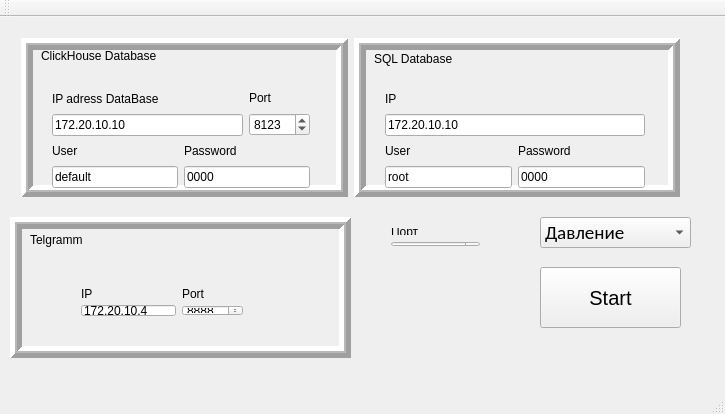
<?xml version="1.0" encoding="UTF-8"?>
<ui version="4.0">
 <class>MainWindow</class>
 <widget class="QMainWindow" name="MainWindow">
  <property name="geometry">
   <rect>
    <x>0</x>
    <y>0</y>
    <width>725</width>
    <height>414</height>
   </rect>
  </property>
  <property name="windowTitle">
   <string>MainWindow</string>
  </property>
  <property name="styleSheet">
   <string notr="true"/>
  </property>
  <widget class="QWidget" name="centralWidget">
   <widget class="QPushButton" name="pushButton">
    <property name="geometry">
     <rect>
      <x>540</x>
      <y>250</y>
      <width>141</width>
      <height>61</height>
     </rect>
    </property>
    <property name="font">
     <font>
      <pointsize>15</pointsize>
     </font>
    </property>
    <property name="autoFillBackground">
     <bool>true</bool>
    </property>
    <property name="styleSheet">
     <string notr="true">background rgb(0, 85, 255)</string>
    </property>
    <property name="text">
     <string>Start</string>
    </property>
   </widget>
   <widget class="QComboBox" name="comboBox">
    <property name="geometry">
     <rect>
      <x>540</x>
      <y>200</y>
      <width>151</width>
      <height>31</height>
     </rect>
    </property>
    <property name="font">
     <font>
      <family>Calibri</family>
      <pointsize>14</pointsize>
      <weight>9</weight>
      <italic>false</italic>
      <bold>false</bold>
     </font>
    </property>
    <property name="styleSheet">
     <string notr="true">font: 75 14pt &quot;Calibri&quot;;</string>
    </property>
    <item>
     <property name="text">
      <string>Давление</string>
     </property>
    </item>
    <item>
     <property name="text">
      <string>Влажность</string>
     </property>
    </item>
    <item>
     <property name="text">
      <string>Температура помещения</string>
     </property>
    </item>
    <item>
     <property name="text">
      <string>Температура рабочей зоны</string>
     </property>
    </item>
    <item>
     <property name="text">
      <string>Уровень pH</string>
     </property>
    </item>
    <item>
     <property name="text">
      <string>Масса</string>
     </property>
    </item>
    <item>
     <property name="text">
      <string>Расход жидкости</string>
     </property>
    </item>
    <item>
     <property name="text">
      <string>Уровень СО2</string>
     </property>
    </item>
   </widget>
   <widget class="QFrame" name="frame_3">
    <property name="geometry">
     <rect>
      <x>10</x>
      <y>200</y>
      <width>341</width>
      <height>141</height>
     </rect>
    </property>
    <property name="frameShape">
     <enum>QFrame::Box</enum>
    </property>
    <property name="frameShadow">
     <enum>QFrame::Raised</enum>
    </property>
    <property name="lineWidth">
     <number>5</number>
    </property>
    <property name="midLineWidth">
     <number>2</number>
    </property>
    <widget class="QWidget" name="">
     <property name="geometry">
      <rect>
       <x>60</x>
       <y>60</y>
       <width>184</width>
       <height>50</height>
      </rect>
     </property>
     <layout class="QVBoxLayout" name="verticalLayout_5">
      <item>
       <layout class="QHBoxLayout" name="horizontalLayout">
        <item>
         <layout class="QVBoxLayout" name="verticalLayout_4">
          <item>
           <widget class="QLabel" name="label_5">
            <property name="text">
             <string>IP</string>
            </property>
           </widget>
          </item>
          <item>
           <widget class="QLineEdit" name="lineEdit_2">
            <property name="text">
             <string>172.20.10.4</string>
            </property>
           </widget>
          </item>
         </layout>
        </item>
        <item>
         <layout class="QVBoxLayout" name="verticalLayout">
          <item>
           <widget class="QLabel" name="label_6">
            <property name="text">
             <string>Port</string>
            </property>
           </widget>
          </item>
          <item>
           <widget class="QSpinBox" name="spinBox_2">
            <property name="maximum">
             <number>99999</number>
            </property>
            <property name="value">
             <number>8888</number>
            </property>
           </widget>
          </item>
         </layout>
        </item>
       </layout>
      </item>
     </layout>
    </widget>
    <widget class="QLabel" name="label_7">
     <property name="geometry">
      <rect>
       <x>20</x>
       <y>10</y>
       <width>182</width>
       <height>25</height>
      </rect>
     </property>
     <property name="text">
      <string>Telgramm</string>
     </property>
    </widget>
   </widget>
   <widget class="QWidget" name="">
    <property name="geometry">
     <rect>
      <x>10</x>
      <y>10</y>
      <width>681</width>
      <height>181</height>
     </rect>
    </property>
    <layout class="QHBoxLayout" name="horizontalLayout_5">
     <item>
      <widget class="QFrame" name="frame_2">
       <property name="frameShape">
        <enum>QFrame::Box</enum>
       </property>
       <property name="frameShadow">
        <enum>QFrame::Raised</enum>
       </property>
       <property name="lineWidth">
        <number>5</number>
       </property>
       <property name="midLineWidth">
        <number>2</number>
       </property>
       <widget class="QWidget" name="">
        <property name="geometry">
         <rect>
          <x>20</x>
          <y>40</y>
          <width>280</width>
          <height>121</height>
         </rect>
        </property>
        <layout class="QVBoxLayout" name="verticalLayout_6">
         <item>
          <layout class="QHBoxLayout" name="horizontalLayout_2">
           <item>
            <layout class="QGridLayout" name="gridLayout_2">
             <item row="0" column="0">
              <widget class="QLabel" name="label">
               <property name="text">
                <string>IP adress DataBase</string>
               </property>
              </widget>
             </item>
             <item row="1" column="0">
              <widget class="QLineEdit" name="lineEdit">
               <property name="text">
                <string>172.20.10.10</string>
               </property>
              </widget>
             </item>
            </layout>
           </item>
           <item>
            <layout class="QVBoxLayout" name="verticalLayout_2">
             <item>
              <widget class="QLabel" name="label_2">
               <property name="text">
                <string>Port</string>
               </property>
              </widget>
             </item>
             <item>
              <widget class="QSpinBox" name="spinBox">
               <property name="maximum">
                <number>99999</number>
               </property>
               <property name="value">
                <number>8123</number>
               </property>
              </widget>
             </item>
            </layout>
           </item>
          </layout>
         </item>
         <item>
          <layout class="QHBoxLayout" name="horizontalLayout_3">
           <item>
            <layout class="QVBoxLayout" name="verticalLayout_3">
             <item>
              <widget class="QLabel" name="label_3">
               <property name="text">
                <string>User</string>
               </property>
              </widget>
             </item>
             <item>
              <widget class="QLineEdit" name="lineEdit_3">
               <property name="text">
                <string>default</string>
               </property>
              </widget>
             </item>
            </layout>
           </item>
           <item>
            <layout class="QGridLayout" name="gridLayout">
             <item row="0" column="0">
              <widget class="QLabel" name="label_4">
               <property name="text">
                <string>Password</string>
               </property>
              </widget>
             </item>
             <item row="1" column="0">
              <widget class="QLineEdit" name="lineEdit_4">
               <property name="text">
                <string>0000</string>
               </property>
              </widget>
             </item>
            </layout>
           </item>
          </layout>
         </item>
        </layout>
       </widget>
       <widget class="QLabel" name="label_8">
        <property name="geometry">
         <rect>
          <x>20</x>
          <y>0</y>
          <width>278</width>
          <height>36</height>
         </rect>
        </property>
        <property name="text">
         <string>ClickHouse Database</string>
        </property>
       </widget>
      </widget>
     </item>
     <item>
      <widget class="QFrame" name="frame">
       <property name="frameShape">
        <enum>QFrame::Box</enum>
       </property>
       <property name="frameShadow">
        <enum>QFrame::Raised</enum>
       </property>
       <property name="lineWidth">
        <number>5</number>
       </property>
       <property name="midLineWidth">
        <number>2</number>
       </property>
       <widget class="QWidget" name="">
        <property name="geometry">
         <rect>
          <x>20</x>
          <y>40</y>
          <width>282</width>
          <height>121</height>
         </rect>
        </property>
        <layout class="QVBoxLayout" name="verticalLayout_11">
         <item>
          <layout class="QVBoxLayout" name="verticalLayout_10">
           <item>
            <layout class="QVBoxLayout" name="verticalLayout_7">
             <item>
              <widget class="QLabel" name="label_9">
               <property name="text">
                <string>IP</string>
               </property>
              </widget>
             </item>
             <item>
              <widget class="QLineEdit" name="lineEdit_5">
               <property name="text">
                <string>172.20.10.10</string>
               </property>
              </widget>
             </item>
            </layout>
           </item>
           <item>
            <layout class="QHBoxLayout" name="horizontalLayout_4">
             <item>
              <layout class="QVBoxLayout" name="verticalLayout_8">
               <item>
                <widget class="QLabel" name="label_10">
                 <property name="text">
                  <string>User</string>
                 </property>
                </widget>
               </item>
               <item>
                <widget class="QLineEdit" name="lineEdit_6">
                 <property name="text">
                  <string>root</string>
                 </property>
                </widget>
               </item>
              </layout>
             </item>
             <item>
              <layout class="QVBoxLayout" name="verticalLayout_9">
               <item>
                <widget class="QLabel" name="label_11">
                 <property name="text">
                  <string>Password</string>
                 </property>
                </widget>
               </item>
               <item>
                <widget class="QLineEdit" name="lineEdit_7">
                 <property name="text">
                  <string>0000</string>
                 </property>
                </widget>
               </item>
              </layout>
             </item>
            </layout>
           </item>
          </layout>
         </item>
        </layout>
       </widget>
       <widget class="QLabel" name="label_12">
        <property name="geometry">
         <rect>
          <x>20</x>
          <y>0</y>
          <width>280</width>
          <height>41</height>
         </rect>
        </property>
        <property name="text">
         <string>SQL Database</string>
        </property>
       </widget>
      </widget>
     </item>
    </layout>
   </widget>
   <widget class="QWidget" name="">
    <property name="geometry">
     <rect>
      <x>380</x>
      <y>200</y>
      <width>111</width>
      <height>41</height>
     </rect>
    </property>
    <layout class="QVBoxLayout" name="verticalLayout_12">
     <item>
      <widget class="QLabel" name="label_13">
       <property name="text">
        <string>Порт</string>
       </property>
      </widget>
     </item>
     <item>
      <widget class="QSpinBox" name="spinBox_3">
       <property name="maximum">
        <number>99999</number>
       </property>
       <property name="value">
        <number>7139</number>
       </property>
      </widget>
     </item>
    </layout>
   </widget>
   <widget class="QWidget" name="">
    <property name="geometry">
     <rect>
      <x>360</x>
      <y>260</y>
      <width>161</width>
      <height>81</height>
     </rect>
    </property>
    <layout class="QVBoxLayout" name="verticalLayout_13">
     <item>
      <widget class="QLabel" name="label_14">
       <property name="text">
        <string/>
       </property>
      </widget>
     </item>
     <item>
      <widget class="QLabel" name="label_15">
       <property name="text">
        <string/>
       </property>
      </widget>
     </item>
     <item>
      <widget class="QLabel" name="label_16">
       <property name="text">
        <string/>
       </property>
      </widget>
     </item>
    </layout>
   </widget>
  </widget>
  <widget class="QMenuBar" name="menuBar">
   <property name="geometry">
    <rect>
     <x>0</x>
     <y>0</y>
     <width>725</width>
     <height>21</height>
    </rect>
   </property>
  </widget>
  <widget class="QToolBar" name="mainToolBar">
   <attribute name="toolBarArea">
    <enum>TopToolBarArea</enum>
   </attribute>
   <attribute name="toolBarBreak">
    <bool>false</bool>
   </attribute>
  </widget>
  <widget class="QStatusBar" name="statusBar"/>
 </widget>
 <layoutdefault spacing="6" margin="11"/>
 <resources/>
 <connections/>
</ui>
